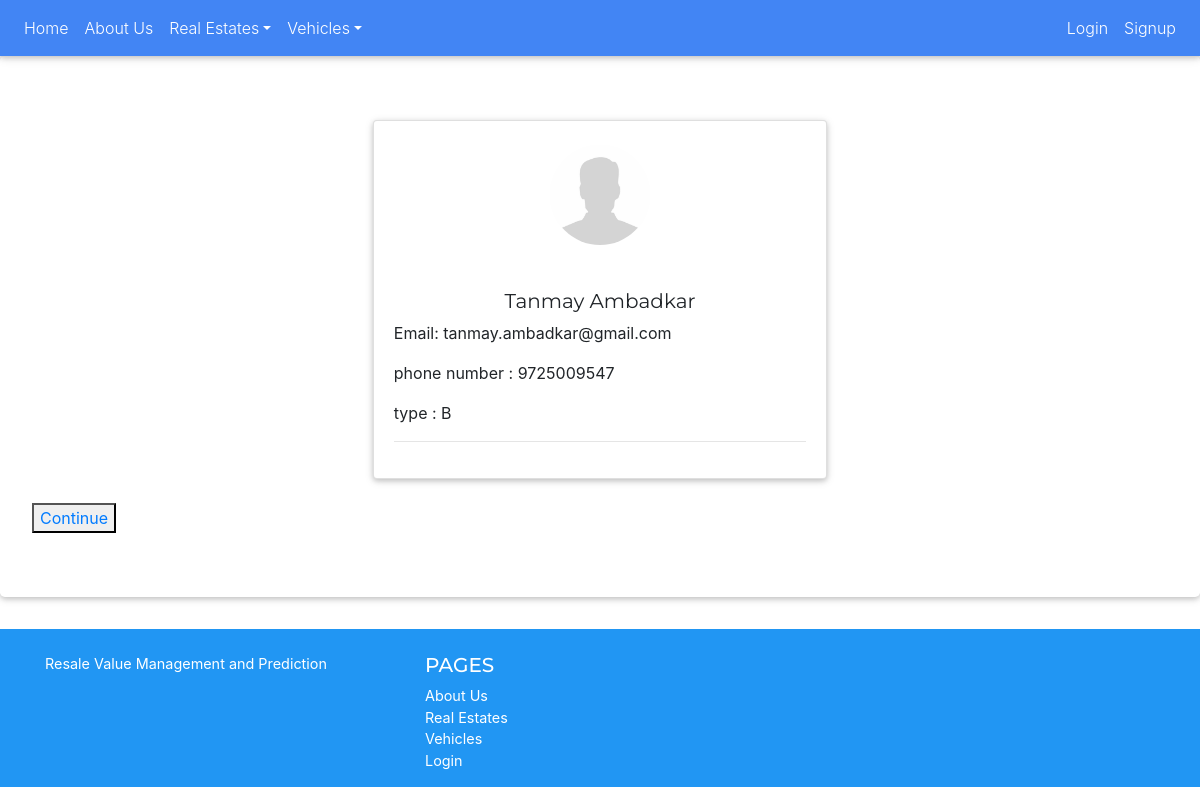
The page /profile/1 on the database as committed earlier.
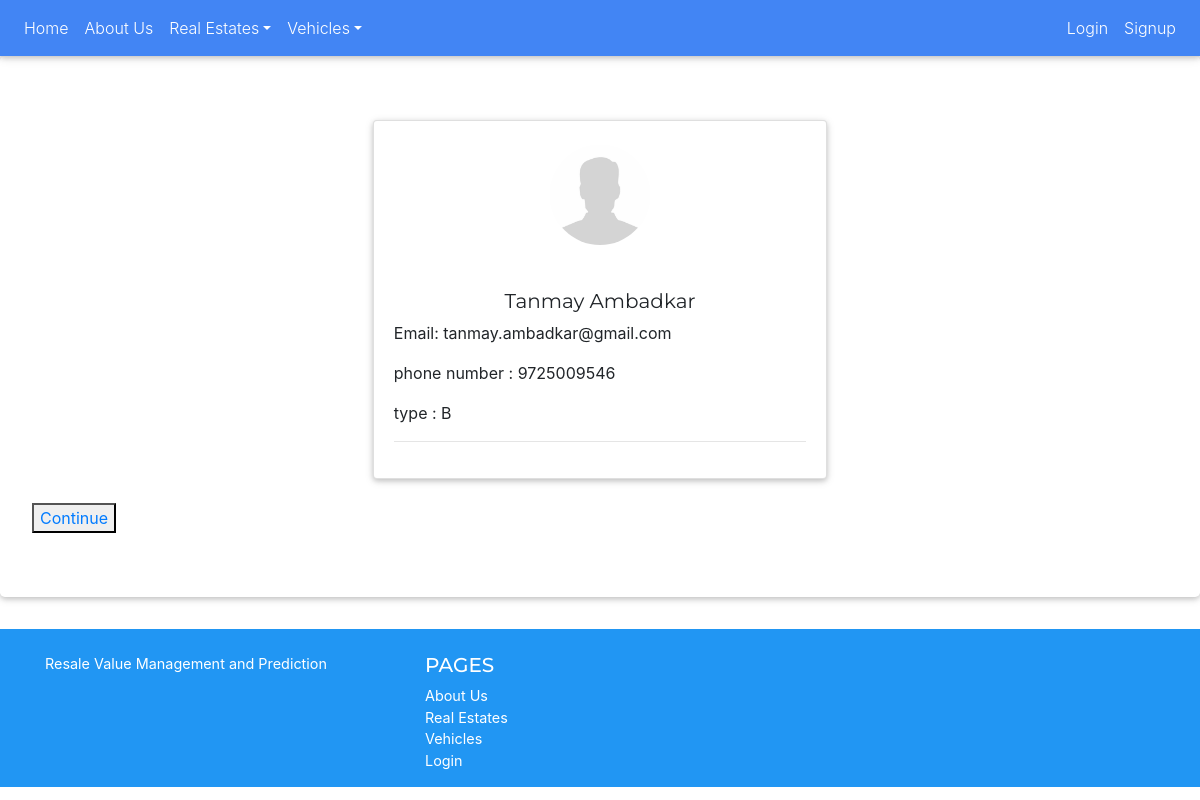
The same page on the database as committed later.
### BrokerUI/models.py (models this page shows, shortened)
class Profile(models.Model):
    user_types = (
        ('S', 'Seller'),
        ('C', 'Customer'),
        ('B', 'Broker'))
    user = models.OneToOneField(User, on_delete = models.CASCADE)
    phone_number = models.CharField(max_length=10)
    type = models.CharField(max_length = 1, choices = user_types)
    profile_image = models.ImageField(upload_to = 'profile_pics', null = True)

### BrokerUI/views.py (the view)
# urls.py: url('^profile/(?P<pk>[0-100]+)$',views.BrokerDetailView.as_view(),name='broker_detail'),
class BrokerDetailView(DetailView):
    model = Profile
    context_object_name = 'profile'
    template_name= 'BrokerUI/broker_detail.html'

### BrokerUI/templates/BrokerUI/broker_detail.html
{% extends 'SellerUI/base.html' %}
{% load static %}
{% block bodyblock %}
    <div class="jumbotron" style = "background : white">
        <div class="card testimonial-card mb-4" id = 'about' style="margin-left:30%; margin-right:30%">
          <br/>
            <div class="avatar mx-auto white" >
                {% if profile.profile_image %}
                <img src="/media/{{profile.profile_image}}" class="rounded-circle"
                alt="user" width="100" height="100">
                {% else %}
                <img src="{% static "media/blank-user.jpg" %}" class="rounded-circle"
                alt="user" width="100" height="100">
                {% endif %}
            </div>
            <br/>
            <div class="card-body">
                <h5 style="text-align:center;">{{profile.user.first_name}} {{profile.user.last_name}}</h5>
                <p>Email: {{profile.user.email}}</p>
                <p>phone number : {{profile.phone_number}}</p>
                <p>type : {{profile.type}}</p>
                <hr>
            </div>
        </div>
        {% ifequal profile.user.username user.username %}
        <button type="button"><a href="{% url 'broker_update' pk=profile.pk %}">Update</a></button>
    {% else %}
    <button type="button"><a href="{% url 'home' %}">Continue</a></button>
    {% endifequal %}
    </div>
{% endblock %}

Rows that differ between the two databases and show on the page:
changed Profile "Tanmay": phone_number "9725009547" → "9725009546"
